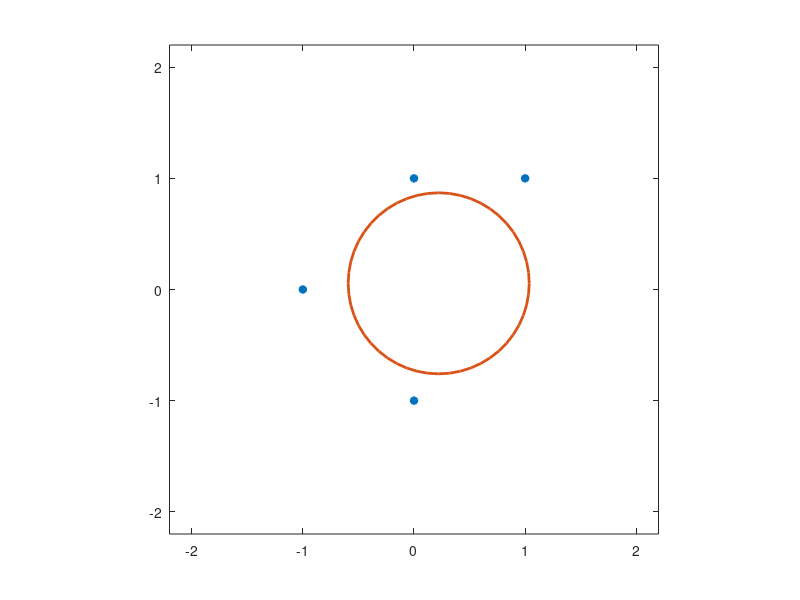

The MATLAB script that drew this image:
% circunferencias
clear all
clc 


x=[0,0,-1,1]%,2]
y=[1,-1,0,1]%,0]
n=length(x);

%% centro (a,b) y radio r   (incognitas)
%% (x-a)^2+(y-b)^2= r^2  (no lineal) <->  A x + B y + C = x^2+y^2 (lineal en A, B, y C)
%%  a=A/2; b=B/2 ; r^2 = C + a^2+b^2
%% Ax_i+ By_i + C = (x_i^2+y_i^2)


M=ones(n,n);
N=ones(n,1);
for i=1:n
  M(i,1)=x(i);
  M(i,2)=y(i);
  M(i,3)=1;
  N(i)=x(i)^2+y(i)^2;
end

sol=(M'*M)\(M'*N)

norm(M*sol-N)

A=sol(1); B=sol(2); C=sol(3);

a=A/2;
b=B/2;
ra=sqrt(C+a^2+b^2)


t = linspace(0,2*pi,53);
circsx =a+ ra.*cos(t) ;
circsy = b+ ra.*sin(t) ;
%axis square;
plot(x,y,"*","linewidth", 2,circsx,circsy, "linewidth", 2); 
lad=2.2
axis ([-lad,lad,-lad,lad]);
daspect ([4 4 1]);
